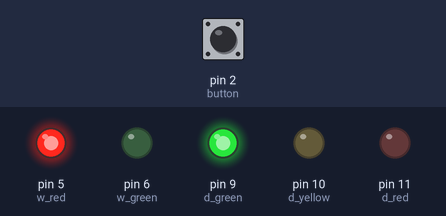
Bench run of a sketch on a simulated Arduino Uno, built with avr-gcc and run on an emulated ATmega328P. On the bench: output pins drawn as LEDs (lit = HIGH). Dashed ring = blinking. Inputs (shaded band) come from the test bench; at power-on: pin 2 (button) LOW.

Above: at 1.2 s.
1.3 s: pin 2 (button) pulled HIGH for 0.15 s
At 2.2 s:
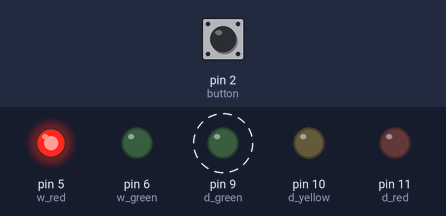
At 6.5 s:
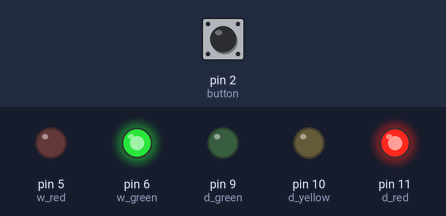
12.8 s: pin 2 (button) pulled HIGH for 1 s
At 16.7 s:
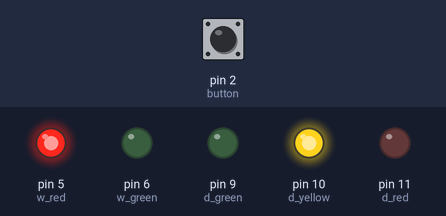
Timing chart, 0 to 18.9 s (numbered marks = the images above; inputs shaded):
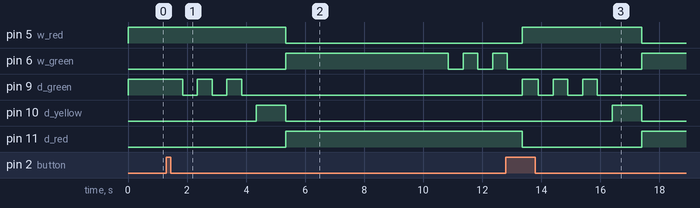

The sketch:

sketch.ino
```cpp
const int d_red = 11;
const int d_yellow = 10;
const int d_green = 9;

const int w_red = 5;
const int w_green = 6;

const int button = 2;

const int t_yellow = 1000;
const int t_red = 5000;
const int t_flash = 500;
const int t_block = 50;

void setup() {
  pinMode(d_red, OUTPUT);
  pinMode(d_yellow, OUTPUT);
  pinMode(d_green, OUTPUT);
  pinMode(w_red, OUTPUT);
  pinMode(w_green, OUTPUT);

  pinMode(button, INPUT);

  digitalWrite(d_green, HIGH);
  digitalWrite(w_red, HIGH);
}

void loop() {
  if (digitalRead(button) == HIGH) {
    delay(t_block);
    if (digitalRead(button) == HIGH) {
      run();
    }
  }
}

void run() {
  for (int i = 0; i < 3; i++) {
    digitalWrite(d_green, HIGH);
    delay(t_flash);
    digitalWrite(d_green, LOW);
    delay(t_flash);
  }

  digitalWrite(d_yellow, HIGH);
  delay(t_yellow);
  digitalWrite(d_yellow, LOW);

  digitalWrite(d_red, HIGH);
  digitalWrite(w_red, LOW);
  digitalWrite(w_green, HIGH);
  delay(t_red);

  for (int i = 0; i < 3; i++) {
    digitalWrite(w_green, HIGH);
    delay(t_flash);
    digitalWrite(w_green, LOW);
    delay(t_flash);
  }

  digitalWrite(d_red, LOW);
  digitalWrite(w_green, LOW);
  digitalWrite(w_red, HIGH);
  digitalWrite(d_green, HIGH);
}
```

Measured:
- after the input at 1.3 s, pin 5 (w_red): HIGH → LOW after 4.1 s; pin 6 (w_green): goes HIGH 5.5 s, LOW 0.50 s, HIGH 0.50 s, LOW 0.50 s, then HIGH, starting after 4.1 s
- after the input at 12.8 s, pin 10 (d_yellow): LOW → HIGH after 3.6 s, → LOW 1.0 s later
